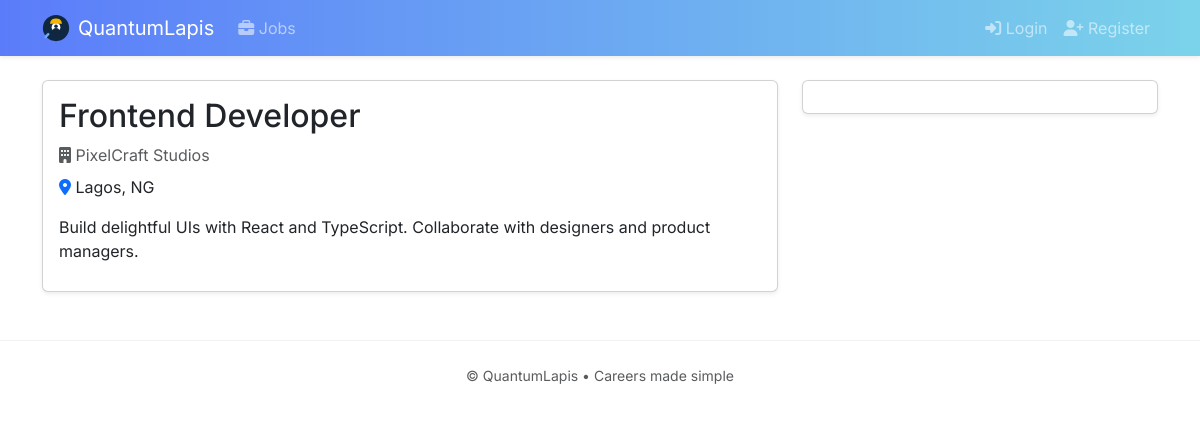
Screenshot of /job/2/ with the database file from the repository.
### jobs/models.py (models this page shows, shortened)
class Job(models.Model):
    title = models.CharField(max_length=255)
    company_name = models.CharField(max_length=255)
    location = models.CharField(max_length=255)
    description = models.TextField()
    posted_by = models.ForeignKey(settings.AUTH_USER_MODEL, on_delete=models.CASCADE, related_name='posted_jobs')
    created_at = models.DateTimeField(auto_now_add=True)

### jobs/views.py (the view)
# urls.py: path('job/<int:pk>/', views.JobDetailView.as_view(), name='job_detail'),
class JobDetailView(View):
    def get(self, request, pk):
        job = get_object_or_404(Job, pk=pk)
        return render(request, 'jobs/job_detail.html', {'job': job})

### templates/jobs/job_detail.html (shortened to what this page needs)
{% extends 'base.html' %}
{% block content %}
<div class="row">
  <div class="col-lg-8">
    <div class="card shadow-sm">
      <div class="card-body">
        <h2 class="card-title">{{ job.title }}</h2>
        <div class="text-muted mb-2"><i class="fa-solid fa-building"></i> {{ job.company_name }}</div>
        <div class="mb-3"><i class="fa-solid fa-location-dot text-primary"></i> {{ job.location }}</div>
        <div class="job-description">{{ job.description|linebreaks }}</div>
      </div>
    </div>
  </div>
  <div class="col-lg-4 mt-3 mt-lg-0">
    <div class="card shadow-sm">
      <div class="card-body d-grid gap-2">
      </div>
    </div>
  </div>
</div>
{% endblock %}

### static/css/styles.css (style rules this page uses)
:root { --brand-start: #5b7cfa; --brand-end: #7bd3ea; --bg: #f7f9fc; }
body.bg-body { font-family: 'Inter', system-ui, -apple-system, Segoe UI, Roboto, Arial, sans-serif; background: var(--bg); }
.job-description p { margin-bottom: .75rem; }

### rows the page displays
Job: title "Frontend Developer", company_name "PixelCraft Studios", location "Lagos, NG", description "Build delightful UIs with React and TypeScript. Collaborate with designers and product managers."
